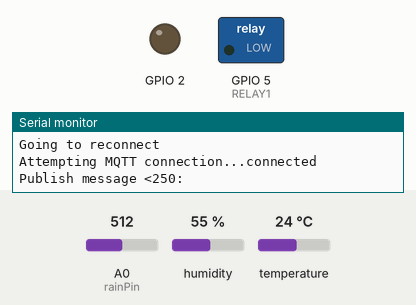
Bench run of a sketch on a simulated ESP8266 (NodeMCU). Shown: switched loads named in the sketch (green lamp = pin HIGH), output pins drawn as LEDs (lit = HIGH), the last lines printed to the serial monitor. The test bench sets the inputs (shaded band); at power-on: A0 (rainPin) = 512, humidity 55 %, temperature 24 °C. WiFi joins after 1.5 s; servers stay silent unless stated; no MQTT or app messages arrive unless stated.

Above: at 2.7 s.
2.8 s: A0 (rainPin) set to 264
8.1 s: A0 (rainPin) set to 239
At 10.4 s:
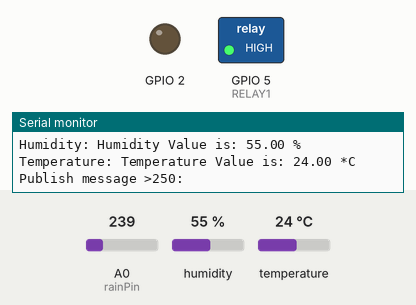
17.3 s: A0 (rainPin) set to 260
At 19.8 s:
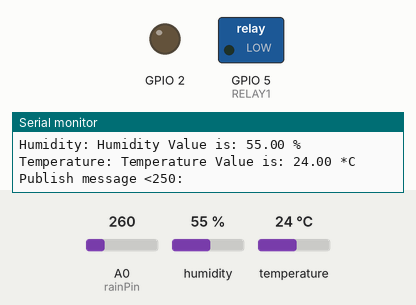
Timing chart, 0 to 20.7 s (numbered marks = the images above; inputs shaded):
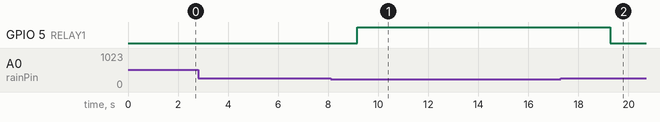

Measured:
- the behaviour switches between 251 and 250 on A0 (rainPin) (found by bisection; images 0 and 1)
- after the input at 8.1 s, GPIO 5 (RELAY1): LOW → HIGH after 1.1 s
- after the input at 17.3 s, GPIO 5 (RELAY1): HIGH → LOW after 2.0 s

The sketch:

MoistureLevelControlHome_MQTT_updatedv2.0.ino
```cpp
#include <ESP8266WiFi.h>
#include <PubSubClient.h>
#include "DHT.h"
#define RELAY1  5
// Update these with values suitable for your network.
//////////////////////////////////////////////////
#define DHTPIN 4 //DHT OUTPUT PIN NUMBER: The output pin of DHT sensor will be connected to this pin
#define DHTTYPE DHT11  //This define the type of DHT sensor
///////////////////////////////
byte sensorInterrupt = 13;  // 0 = digital pin 2
byte sensorPin       = 2;
// The hall-effect flow sensor outputs approximately 7.5 pulses per second per
// litre/minute of flow.
float calibrationFactor = 7.5;
volatile byte pulseCount;
float flowRate;
unsigned int flowMilliLitres;
unsigned long totalMilliLitres;
unsigned long oldTime;
int totalLitres;
///////////////////////////////
DHT dht(DHTPIN, DHTTYPE); //Creating the object of DHT class
/////////////////////////////////
const char* ssid = "RicktamNw";
const char* password = "tom_116164";
//const char* ssid = "RickMoto";
//const char* password = "tom116164";
const char* mqtt_server = "iot.eclipse.org";
//char* receivedPayload;
int flag1=0,flag2=1;
int receivedMsg=0;

WiFiClient espClient;
PubSubClient client(espClient);
long lastMsg = 0;
char msgMoisture[75],msgMotor[75],waterCap[75],msgHumidity[75],msgTemp[75];
int value = 0;

int rainPin = A0;

void setup_wifi() {

  delay(10);
  // We start by connecting to a WiFi network
  Serial.println();
  Serial.print("Connecting to ");
  Serial.println(ssid);
 WiFi.mode(WIFI_STA);
  WiFi.begin(ssid, password);

  while (WiFi.status() != WL_CONNECTED) {
    delay(500);
    Serial.print(".");
  }

  randomSeed(micros());

  Serial.println("");
  Serial.println("WiFi connected");
  Serial.println("IP address: ");
  Serial.println(WiFi.localIP());


  //////////////////////////////////////////////////////////////

}

void callback(char* topic, byte* payload, unsigned int length) {
  Serial.print("Message arrived [");
  Serial.print(topic);
  Serial.print("] ");
  for (int i = 0; i < length; i++) {
   // receivedPayload[i]=((char)payload[i]);
    Serial.print((char)payload[i]);
    //receivedMsg=((int)((char)payload[i]));
  }
  Serial.print("-------->");
//Serial.println(receivedPayload);
//delay(5000);
//flag=1;

if ((char)payload[0] == 'U') {
  flag2=-1;
}

else if ((char)payload[0] == 'A') {
  flag2=1;
  flag1=0;
}
else if ((char)payload[0] == '1' && flag2==-1) {
    //digitalWrite(BUILTIN_LED, LOW);   // Turn the LED on (Note that LOW is the voltage level
    flag1=1;

  } else if ((char)payload[0] == '0'&& flag2==-1) {
    //digitalWrite(BUILTIN_LED, HIGH);  // Turn the LED off by making the voltage HIGH
    flag1=-1;
  }


}

void reconnect() {
  // Loop until we're reconnected
  while (!client.connected()) {
    Serial.print("Attempting MQTT connection...");
    // Create a random client ID
    String clientId = "ESP8266Client_0789";
    //clientId += String(random(0xffff), HEX);
    // Attempt to connect
    //if (client.connect(clientId.c_str())) {
      if (client.connect(clientId.c_str())) {
      Serial.println("connected");
      // Once connected, publish an announcement...
      //client.publish("outTopic", "hello world");
      // ... and resubscribe
      client.subscribe("Control/Motor",1);
      client.subscribe("Control/Motor/Mode",1);
    } else {
      Serial.print("failed, rc=");
      Serial.print(client.state());
      Serial.println(" try again in 5 seconds");
      // Wait 5 seconds before retrying
      delay(1000);
    }
  }
}

void setup() {
   pinMode(rainPin, INPUT);
  pinMode(BUILTIN_LED, OUTPUT);     // Initialize the BUILTIN_LED pin as an output
    pinMode(RELAY1, OUTPUT);
  Serial.begin(115200);
  setup_wifi();
  dht.begin();
  client.setServer(mqtt_server, 1883);
  //client.subscribe("Control/Motor",1);
  //client.subscribe("Control/Motor/Mode",1);
  client.setCallback(callback);

}

void loop() {

  if (!client.connected()) {
     Serial.println("Going to reconnect");
    reconnect();
  }
 // if(client.loop()){
   // Serial.println("Going to reconnect");
  //  reconnect();
  //}

 int sensorValue = analogRead(rainPin);
 //long now = millis();
 // if (now - lastMsg > 2000) {
   // lastMsg = now;
    //++value;
 client.loop();
   if(flag2==1){

        if(sensorValue>250)
      {
          snprintf (msgMoisture, 75, "Moisture Level is #%ld (Need Water) ", sensorValue);
          snprintf (msgMotor, 75, "Motor is running ");
          Serial.println("Publish message <250: ");
         // Serial.println(msg);
          client.publish("Sensor/Moisture", msgMoisture);
          client.publish("Sensor/Motor", msgMotor);
          digitalWrite(RELAY1,0);           // Turns ON Relays 1
         // waterFlowMeter();
          delay(2000);
      }
      else{
         snprintf (msgMoisture, 75, "Moisture Level is #%ld (Not Need Water) ", sensorValue);
          snprintf (msgMotor, 75, "Motor is stopped ");
          Serial.println("Publish message >250: ");
         // Serial.println(msg);
          client.publish("Sensor/Moisture", msgMoisture);
          client.publish("Sensor/Motor", msgMotor);
          digitalWrite(RELAY1,1);           // Turns ON Relays 1
          delay(2000);
      }

   }
   if(flag1==1){
    Serial.println("Motor Running");
      digitalWrite(RELAY1,0);           // Turns ON Relays 1
     // waterFlowMeter();
      flag1=0;
   }
   else if(flag1==-1){
    Serial.println("Motor Stopped");
      digitalWrite(RELAY1,1);           // Turns OFF Relays 1
      flag1=0;
   }
   delay(500);
   getTemp();
}
void getTemp(){
  float h = dht.readHumidity();
  float t = dht.readTemperature();
  if(isnan(t) || isnan(h)){
    Serial.println("Failed to read DHT11");
  }else{
   strcpy(msgTemp, "Temperature Value is: ");
    dtostrf(t, 2, 2, &msgTemp[strlen(msgTemp)]);
    // dtostrf(t,2,2,msgTemp);
    strcpy(msgHumidity, "Humidity Value is: ");
    dtostrf(h, 2, 2, &msgHumidity[strlen(msgHumidity)]);

    client.publish("Sensor/Temperature", msgTemp);
    client.publish("Sensor/Humidity", msgHumidity);
    Serial.print("Humidity: ");
    Serial.print(msgHumidity);
    Serial.print(" %\t");
    Serial.print("Temperature: ");

    Serial.print(msgTemp);
    Serial.println(" *C");
  }

}
```
